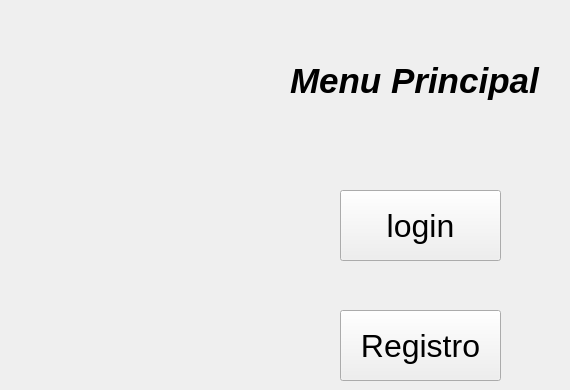
      <widget class="QWidget" name="page_5">
       <widget class="QLabel" name="label_12">
        <property name="geometry">
         <rect>
          <x>290</x>
          <y>40</y>
          <width>271</width>
          <height>81</height>
         </rect>
        </property>
        <property name="font">
         <font>
          <pointsize>26</pointsize>
          <italic>true</italic>
          <bold>true</bold>
         </font>
        </property>
        <property name="text">
         <string>Menu Principal</string>
        </property>
       </widget>
       <widget class="QPushButton" name="pushButton_9">
        <property name="geometry">
         <rect>
          <x>340</x>
          <y>190</y>
          <width>161</width>
          <height>71</height>
         </rect>
        </property>
        <property name="font">
         <font>
          <pointsize>24</pointsize>
         </font>
        </property>
        <property name="text">
         <string>login</string>
        </property>
       </widget>
       <widget class="QPushButton" name="pushButton_10">
        <property name="geometry">
         <rect>
          <x>340</x>
          <y>310</y>
          <width>161</width>
          <height>71</height>
         </rect>
        </property>
        <property name="font">
         <font>
          <pointsize>24</pointsize>
         </font>
        </property>
        <property name="text">
         <string>Registro</string>
        </property>
       </widget>
      </widget>
